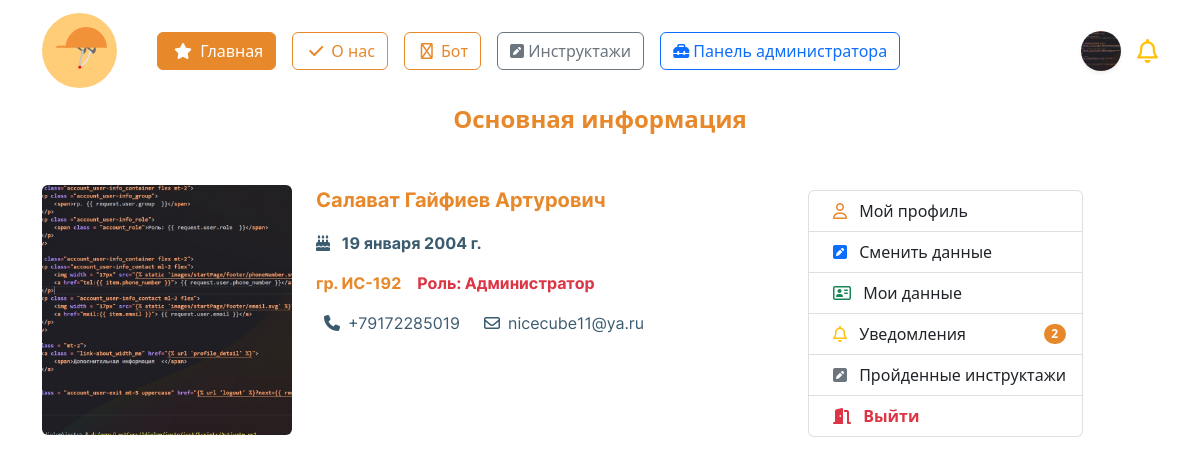
Page /account/profile/ (signed in) on the committed database.
### initru/models.py (models this page shows, shortened)
class CustomUser(AbstractUser):  # custom user for Users with django
    gen = (
        ('m', 'Мужской'),
        ('j', 'Женский')
    )
    patronymic = models.CharField(
        'Отчество',
        max_length=250,
    )
    gender = models.CharField(
        'Пол', choices=gen,
        max_length=3, null=True,
    )
    birthday_date = models.DateField(
        'Дата рождения', null=True,
    )
    region  = models.ForeignKey(
        Region, on_delete=models.CASCADE,
        null=True, verbose_name='Регион',
    )
    city  = ChainedForeignKey(
        City,
        chained_field='region',
        chained_model_field="region",
        show_all=False,
        auto_choose=True,
        null=True,
        sort=True, verbose_name = 'Город')
    street  = models.ForeignKey(
        Street, on_delete=models.CASCADE,
        null=True, verbose_name='Улица',
    )
    house = models.IntegerField(
        "Номер дома", null=True,
    )
    flat = models.IntegerField(
        'Этаж', null=True,
    )
    avatar = models.ImageField(
        'Изображение пользователя',
        upload_to='images/users/',
        null=True,
        blank=True,
    )
    phone_number = models.CharField(
        'Номер телефона', max_length=20,unique=True,
        blank=False, null=True,
    )
    type_user  = models.ForeignKey(
        typeuser, on_delete=models.CASCADE,
        verbose_name='Тип пользователя', null=True,
    )
    groupStud  = models.ForeignKey(
        Groups, on_delete=models.CASCADE,
        verbose_name='Группа', null=True,
        blank=True
    )
    role  = models.ForeignKey(
        role, on_delete=models.CASCADE,
        null=True, verbose_name='Роль',
    )
    date_end = models.DateField(
        'Дата завершения зачисления',
        null=True,
    )

class Groups(models.Model):
    name_group = models.CharField(
        'Название группы',
        max_length=8
    )
    special  = models.ForeignKey(
        Spec, on_delete=models.CASCADE,
        null=False, verbose_name='Специальность'
    )
    class Meta:
        verbose_name = 'Группа'
        verbose_name_plural = 'Группы'
    def __str__(self):
        return self.name_group

### initru/views.py (the view, shortened to what this page needs)
# urls.py: path('account/profile/', profileView, name="profile"),
@login_required  # обязательная авторизация
def profileView(request):
    page_name = 'profile.html'
    return render(request, page_name)

### initru/templates/profile.html (shortened to what this page needs)
{% extends "./base.html" %}
{% load static %}
{% block content %}
<p class="text-center fw-bold fs-4" style='color:#E7882B;'>Основная информация</p>
<div class="container">
    <div class='mt-5 d-flex' style = 'min-height: 35vh;'>
        <div id='box' class='col d-flex'>
                <div>
                    {% if request.user.avatar %}
                    <div class="rounded" style="
                            width:250px;
                            height:250px;
                            background-image: url('{{ request.user.avatar.url }}');
                            background-size: cover;
                            background-position: center;
                        ">
                    </div>
                    {% endif %}
                </div>
                <div class='mx-4'>
                    <p class='fw-bold fs-5' style='font-family: "Inter-Bold"; color:#E7882B;'>{{ request.user.first_name }}
                        {{ request.user.last_name }} {{ request.user.patronymic }}</p>
                    <p class='fw-bold' style='font-family: "Inter-Bold"; color:#3B5B6F;'>
                        <i class="fa-solid fa-cake-candles"></i>
                        <span class='mx-2'>{{ request.user.birthday_date }}</span>
                    </p>
                    {% if user.is_superuser %}
                    <div class='d-flex'>
                        {% if request.user.groupStud %}
                        <p style='font-family: "Inter-Bold"; color:#E7882B;'>гр. {{ request.user.groupStud }}</p>
                        {% endif %}
                        <p class='text-danger mx-3' style='font-family: "Inter-Bold";'>Роль: Администратор</p>
                    </div>
                    {% endif %}
                    {% if request.user.phone_number %}
                    <div class='d-flex'>
                        <p class='d-flex align-items-center' style='font-family: "Inter-Regular"; color:#3B5B6F;'>
                            <i class="fa-solid fa-phone mx-2"></i>
                            {{ request.user.phone_number }}
                        </p>
                        <p class='d-flex align-items-center mx-3' style='font-family: "Inter-Regular"; color:#3B5B6F;'>
                            <i class="fa-regular fa-envelope mx-2"></i>
                            {{ request.user.email }}
                        </p>
                    </div>
                    {% endif %}
                </div>
        </div>
    <div class='col-5 d-flex align-items-center' style="max-width:350px; width: 100%;">
        <div class="list-group" style = 'position: fixed; top:190px;'>
            <a href="{% url 'profile' %}" class="list-group-item list-group-item-action">
                <i class="fa-regular fa-user mx-2" style='color:#E7882B;'></i>
                Мой профиль
            </a>
            <button class="list-group-item list-group-item-action" data-name = 'edit' name='menu-profile'>
                <i class="fa-solid fa-square-pen mx-2 text-primary"></i>
                Сменить данные
            </button>
            <button class="list-group-item list-group-item-action" data-name = 'detail' name ='menu-profile'>
                <i class="fa-regular fa-address-card mx-2 text-success"></i>
                Мои данные
            </button>
            <button href="#" class="list-group-item d-flex justify-content-between align-items-center" data-name = 'notifications' name ='menu-profile'>
                <div>
                    <i class="fa-regular fa-bell mx-2 text-warning"></i>
                    Уведомления
                </div>
                <span class="badge rounded-pill text-white" style="color:#E7882B; background-color:#E7882B;">2</span>
            </button>
            <button class="list-group-item list-group-item-action" data-name = 'passed_inst' name ='menu-profile'>
                <i class="fa-solid fa-square-pen mx-2 text-secondary"></i>
                Пройденные инструктажи
            </button>
            <a href="{% url 'logout' %}" class="list-group-item list-group-item-action fw-bold text-danger">
                <i class="fa-solid fa-door-open mx-2"></i>
                Выйти
            </a>
        </div>
    </div>
    </div>
</div>
{% endblock %}

### initru/templates/base.html (shortened to what this page needs)
<!DOCTYPE html>
{% load static %}
<html lang="ru">
<head>
	<link rel="stylesheet" href="{% static 'css/bootstrap.min.css' %}">
	<link rel="stylesheet" href="{% static 'css/style.css' %}">
	<link href="{% static 'fontawesomefree/css/fontawesome.css' %}" rel="stylesheet" type="text/css">
	<link href="{% static 'fontawesomefree/css/brands.css' %}" rel="stylesheet" type="text/css">
	<link href="{% static 'fontawesomefree/css/solid.css' %}" rel="stylesheet" type="text/css">
</head>
<header>
	<nav class="navbar">
		<div class="container">
			<div class='d-flex align-items-center'>
				<a href="{% url 'main' %}" class="navbar-brand">
					<img src="{% static 'images/logo.svg' %}" alt="logo" height="75">
				</a>
				<div class="d-flex mx-3 flex-wrap">
					<a class='btn btn-orange mx-2' href="{% url 'main' %}">
						<i class="fa-solid fa-star mx-1"></i>
						Главная
					</a>
					<a class='btn btn-outline-orange mx-2' href="{% url 'about' %}">
						<i class="fa-solid fa-check mx-1"></i>
						О нас
					</a>
					<a class='btn btn-outline-orange mx-2' href="{% url 'chat_response' %}">
						<i class="fa-regular fa-robot mx-1"></i>
						Бот
					</a>
					{% if user.is_authenticated %}
					<a class='btn btn-outline-secondary mx-2' href="{% url 'brief' %}">
						<i class="fa-solid fa-square-pen"></i>
						Инструктажи
					</a>
						{% if user.is_superuser %}
							<a class='btn btn-outline-primary mx-2' href="{% url 'admin:index' %}">
								<i class="fa-solid fa-toolbox"></i>
								Панель администратора
							</a>
						{% endif %}
					{% endif %}
				</div>
			</div>
			<div class='navbar d-flex justify-content-center'>
				{% if user.is_authenticated %}
				<div class="dropdown text-end d-flex mx-2">
					<a class="d-block link-dark text-decoration-none d-flex align-items-center" id="dropdownUser1" data-bs-toggle="dropdown" aria-expanded="false">
						<div class = 'rounded-circle mx-2 shadow-sm' style = '
						width: 40px;
						height: 40px;
						background-position: center;
						background-repeat: no-repeat;
						background-size: cover;
						background-clip: unset;
						background-image: url("{{ request.user.avatar.url }}");
						'></div>
					</a>
				</div>
				<i class="fa-regular fa-bell fs-4 text-warning"></i>
				{% else %}
				<div class="dropdown text-end">
					<a href="{% url 'login' %}" class="d-block link-dark text-decoration-none">
						<img src="{% static 'images/startPage/user/user.svg' %}" alt="user">
					</a>
				</div>
				{% endif %}
			</div>
		</div>
	</nav>
</header>
<body>
	<main>
		{% block content %}
		{% endblock content %}
	</main>
</body>
</html>

### rows in the picture
CustomUser: user.avatar (picture), user.first_name "Салават", user.last_name "Гайфиев", user.patronymic "Артурович", user.birthday_date "19 января 2004 г.", user.groupStud "ИС-192", user.phone_number "+79172285019", user.email "nicecube11@ya.ru"
